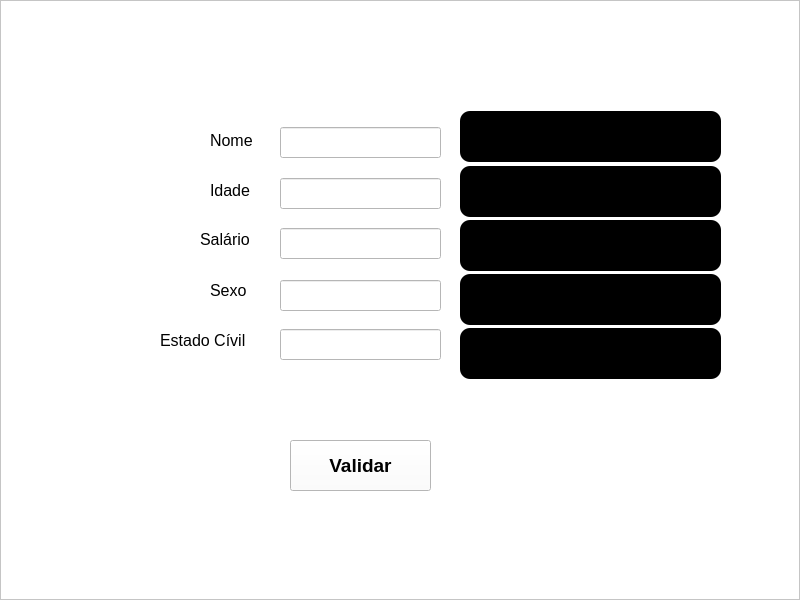
<?xml version="1.0" encoding="UTF-8"?>
<ui version="4.0">
 <class>MainWindow</class>
 <widget class="QMainWindow" name="MainWindow">
  <property name="geometry">
   <rect>
    <x>0</x>
    <y>0</y>
    <width>800</width>
    <height>600</height>
   </rect>
  </property>
  <property name="windowTitle">
   <string>MainWindow</string>
  </property>
  <widget class="QWidget" name="centralwidget">
   <layout class="QHBoxLayout" name="horizontalLayout">
    <property name="spacing">
     <number>0</number>
    </property>
    <property name="leftMargin">
     <number>0</number>
    </property>
    <property name="topMargin">
     <number>0</number>
    </property>
    <property name="rightMargin">
     <number>0</number>
    </property>
    <property name="bottomMargin">
     <number>0</number>
    </property>
    <item>
     <widget class="QFrame" name="frame">
      <property name="styleSheet">
       <string notr="true">background-color: #FFF;</string>
      </property>
      <property name="frameShape">
       <enum>QFrame::StyledPanel</enum>
      </property>
      <property name="frameShadow">
       <enum>QFrame::Raised</enum>
      </property>
      <widget class="QLabel" name="nome_label">
       <property name="geometry">
        <rect>
         <x>210</x>
         <y>120</y>
         <width>81</width>
         <height>41</height>
        </rect>
       </property>
       <property name="font">
        <font>
         <family>Arial</family>
         <pointsize>12</pointsize>
        </font>
       </property>
       <property name="text">
        <string>Nome</string>
       </property>
      </widget>
      <widget class="QLineEdit" name="nome_lineEdit">
       <property name="geometry">
        <rect>
         <x>280</x>
         <y>127</y>
         <width>161</width>
         <height>31</height>
        </rect>
       </property>
       <property name="font">
        <font>
         <family>Arial</family>
         <pointsize>10</pointsize>
        </font>
       </property>
      </widget>
      <widget class="QLabel" name="idade_label">
       <property name="geometry">
        <rect>
         <x>210</x>
         <y>170</y>
         <width>81</width>
         <height>41</height>
        </rect>
       </property>
       <property name="font">
        <font>
         <family>Arial</family>
         <pointsize>12</pointsize>
        </font>
       </property>
       <property name="text">
        <string>Idade</string>
       </property>
      </widget>
      <widget class="QLabel" name="sexo_label">
       <property name="geometry">
        <rect>
         <x>210</x>
         <y>270</y>
         <width>81</width>
         <height>41</height>
        </rect>
       </property>
       <property name="font">
        <font>
         <family>Arial</family>
         <pointsize>12</pointsize>
        </font>
       </property>
       <property name="text">
        <string>Sexo</string>
       </property>
      </widget>
      <widget class="QLabel" name="salario_label">
       <property name="geometry">
        <rect>
         <x>200</x>
         <y>219</y>
         <width>81</width>
         <height>41</height>
        </rect>
       </property>
       <property name="font">
        <font>
         <family>Arial</family>
         <pointsize>12</pointsize>
        </font>
       </property>
       <property name="text">
        <string>Salário</string>
       </property>
      </widget>
      <widget class="QLabel" name="eCivil_label">
       <property name="geometry">
        <rect>
         <x>160</x>
         <y>320</y>
         <width>91</width>
         <height>41</height>
        </rect>
       </property>
       <property name="font">
        <font>
         <family>Arial</family>
         <pointsize>12</pointsize>
        </font>
       </property>
       <property name="text">
        <string>Estado Cívil</string>
       </property>
      </widget>
      <widget class="QLineEdit" name="sexo_lineEdit">
       <property name="geometry">
        <rect>
         <x>280</x>
         <y>280</y>
         <width>161</width>
         <height>31</height>
        </rect>
       </property>
      </widget>
      <widget class="QLineEdit" name="eCivil_lineEdit">
       <property name="geometry">
        <rect>
         <x>280</x>
         <y>329</y>
         <width>161</width>
         <height>31</height>
        </rect>
       </property>
      </widget>
      <widget class="QLineEdit" name="salario_lineEdit">
       <property name="geometry">
        <rect>
         <x>280</x>
         <y>228</y>
         <width>161</width>
         <height>31</height>
        </rect>
       </property>
      </widget>
      <widget class="QLineEdit" name="idade_lineEdit">
       <property name="geometry">
        <rect>
         <x>280</x>
         <y>178</y>
         <width>161</width>
         <height>31</height>
        </rect>
       </property>
      </widget>
      <widget class="QLabel" name="nomeResp_label">
       <property name="geometry">
        <rect>
         <x>460</x>
         <y>111</y>
         <width>261</width>
         <height>51</height>
        </rect>
       </property>
       <property name="font">
        <font>
         <family>Arial</family>
         <pointsize>10</pointsize>
         <weight>75</weight>
         <bold>true</bold>
        </font>
       </property>
       <property name="styleSheet">
        <string notr="true">background-color: #000;
color: #FFF;
border-radius: 10px;</string>
       </property>
       <property name="text">
        <string/>
       </property>
      </widget>
      <widget class="QLabel" name="sexoResp_label">
       <property name="geometry">
        <rect>
         <x>460</x>
         <y>274</y>
         <width>261</width>
         <height>51</height>
        </rect>
       </property>
       <property name="font">
        <font>
         <family>Arial</family>
         <pointsize>10</pointsize>
         <weight>75</weight>
         <bold>true</bold>
        </font>
       </property>
       <property name="styleSheet">
        <string notr="true">background-color: #000;
color: #FFF;
border-radius: 10px;</string>
       </property>
       <property name="text">
        <string/>
       </property>
      </widget>
      <widget class="QLabel" name="salarioResp_label">
       <property name="geometry">
        <rect>
         <x>460</x>
         <y>220</y>
         <width>261</width>
         <height>51</height>
        </rect>
       </property>
       <property name="font">
        <font>
         <family>Arial</family>
         <pointsize>10</pointsize>
         <weight>75</weight>
         <bold>true</bold>
        </font>
       </property>
       <property name="styleSheet">
        <string notr="true">background-color: #000;
color: #FFF;
border-radius: 10px;</string>
       </property>
       <property name="text">
        <string/>
       </property>
      </widget>
      <widget class="QLabel" name="idadeResp_label">
       <property name="geometry">
        <rect>
         <x>460</x>
         <y>166</y>
         <width>261</width>
         <height>51</height>
        </rect>
       </property>
       <property name="font">
        <font>
         <family>Arial</family>
         <pointsize>10</pointsize>
         <weight>75</weight>
         <bold>true</bold>
        </font>
       </property>
       <property name="styleSheet">
        <string notr="true">background-color: #000;
color: #FFF;
border-radius: 10px;</string>
       </property>
       <property name="text">
        <string/>
       </property>
      </widget>
      <widget class="QLabel" name="eCivilResp_label">
       <property name="geometry">
        <rect>
         <x>460</x>
         <y>328</y>
         <width>261</width>
         <height>51</height>
        </rect>
       </property>
       <property name="font">
        <font>
         <family>Arial</family>
         <pointsize>10</pointsize>
         <weight>75</weight>
         <bold>true</bold>
        </font>
       </property>
       <property name="styleSheet">
        <string notr="true">background-color: #000;
color: #FFF;
border-radius: 10px;</string>
       </property>
       <property name="text">
        <string/>
       </property>
      </widget>
      <widget class="QPushButton" name="pb_validacao">
       <property name="geometry">
        <rect>
         <x>290</x>
         <y>440</y>
         <width>141</width>
         <height>51</height>
        </rect>
       </property>
       <property name="font">
        <font>
         <family>Arial</family>
         <pointsize>14</pointsize>
         <weight>75</weight>
         <bold>true</bold>
        </font>
       </property>
       <property name="text">
        <string>Validar</string>
       </property>
      </widget>
     </widget>
    </item>
   </layout>
  </widget>
 </widget>
 <resources/>
 <connections/>
</ui>
